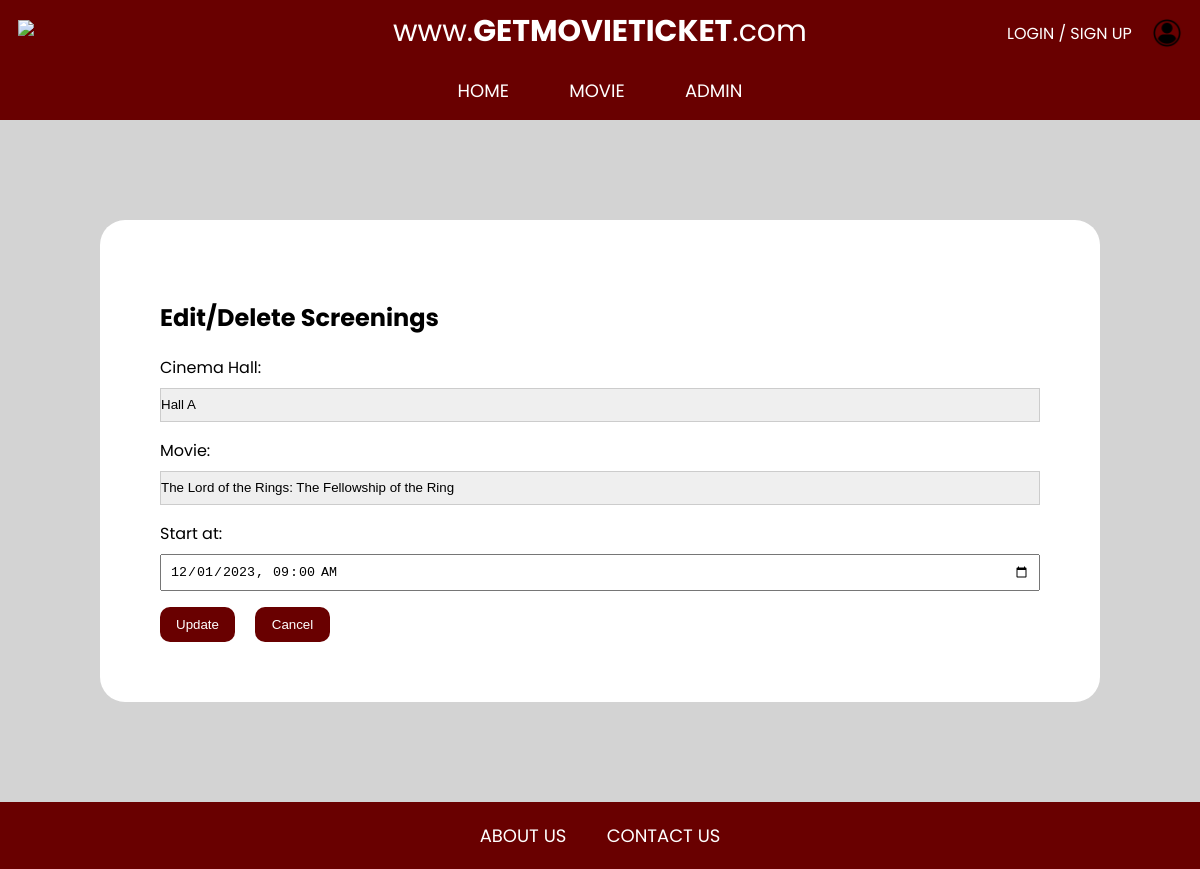
/admin/edit2.php?ShowID=1, run on the app's committed database.
### tables this page shows
CREATE TABLE `screening` (
  `ShowID` int(11) NOT NULL,
  `Date` date NOT NULL,
  `StartTime` time NOT NULL,
  `EndTime` time NOT NULL,
  `CinemaHallID` int(11) NOT NULL,
  `MovieID` int(11) NOT NULL
);

CREATE TABLE `cinema_hall` (
  `CinemaHallID` int(11) NOT NULL,
  `Name` varchar(50) NOT NULL,
  `TotalSeats` int(11) NOT NULL,
  `CinemaID` int(11) NOT NULL
);

CREATE TABLE `movie` (
  `MovieID` int(11) NOT NULL,
  `Title` varchar(256) NOT NULL,
  `Description` varchar(512) NOT NULL,
  `Language` varchar(64) NOT NULL,
  `ReleaseDate` date NOT NULL,
  `Country` varchar(64) NOT NULL,
  `Genre` varchar(20) NOT NULL,
  `Img_url` varchar(255) DEFAULT NULL,
  `Duration` int(11) NOT NULL DEFAULT '0'
);

### admin/edit2.php (the view, shortened to what this page needs)
<?php require_once('../connect.php'); ?>
<!DOCTYPE html>
<html>
<head>
	<link rel='stylesheet' href='style.css'>
</head>
<body>
	<?php include 'header.php'; ?>
    <div class='main-content'>
		<div class='main-content-center'>
			<div class='box'>
				<section class="screenings">
                    <h2>Edit/Delete Screenings</h2>
                    <form action="redirect.php" method="post">
                    <?php
                        $ShowID = $_GET['ShowID'];
                        $q="SELECT * FROM SCREENING
                        INNER JOIN cinema_hall ON cinema_hall.CinemaHallID = screening.CinemaHallID
                        INNER JOIN movie ON movie.MovieID = screening.MovieID
                        WHERE ShowID = '$ShowID'";
                        $result=$mysqli->query($q);
                        while ($row = $result->fetch_array()) {
                            $cinemaName=$row['Name'];
                            $cinemaID=$row['CinemaHallID'];
                            $movieName=$row['Title'];
                            $movieID=$row['MovieID'];
                            $screeeningStart=$row['Date'].'T'.$row['StartTime'];
                            echo "<label for='cinemaHall'>Cinema Hall:</label>";
						    echo "<select id='cinemaHall' name='cinemaHall'>";
							echo "<option value=" .'"'. $cinemaID .'"'. " selected hidden>" . $cinemaName . "</option>";
                            $q='select CinemaHallID, Name from cinema_hall;';
                            if($result=$mysqli->query($q)){
                                while($row=$result->fetch_array()){
                                    echo '<option value="'.$row[0].'">'.$row[1].'</option>';
                                }
                            } else {
                                echo 'Query error: '.$mysqli->error;
                            }
						    echo "</select>";
						    echo "<label for='movie'>Movie:</label>";
                            echo "<select id='movie' name='movie'>";
							echo "<option value=".'"'. $movieID .'"'." selected hidden>" . $movieName . "</option>";
                            $q='select MovieID , Title from movie;';
                            if($result=$mysqli->query($q)){
                                while($row=$result->fetch_array()){
                                    echo '<option value="'.$row[0].'">'.$row[1].'</option>';
                                }
                            } else {
                                echo 'Query error: '.$mysqli->error;
                            }
						    echo "</select>";
						    echo "<label for='screeningTime'>Start at:</label>";
						    echo "<input type='datetime-local' id='screeningTime' name='screeningTime' value=" . $screeeningStart . " required>";
                            echo "<button type='submit' name='screening-edit-sub' value='Submit'>Update</button>";
                            echo "<button><a href='admin.php'>Cancel</a></button>";
                        }
                    ?>
					</form>
				</section>
            </div>
        </div>
    </div>
    <footer>
		<div class='footer-container'>
			<a class='foot-text' href='/CSS326_Project/about.php'>about us</a>
			<a class='foot-text' href='/CSS326_Project/contact.php'>contact us</a>
		</div>
	</footer>
</body>
</html>

### admin/style.css (style rules this page uses)
html, body { background-color: lightgray; font-family: 'Poppins', sans-serif; margin: 0; padding: 0; }
a { text-decoration: none; }
footer { background-color: #690000; position: relative; text-align: center; padding: 20px; }
button { color: white; background-color: #690000; width: 75px; display: inline-block; border-radius: 10px; border: none; cursor: pointer; padding: 10px 0px; margin-right: 20px; }
button a { color: white; }
.foot-text { color: white; text-transform: uppercase; vertical-align: middle; font-size: 18px; padding: 18px; }
.main-content { margin: 100px; }
.main-content-center { max-width: 1200px; margin-left: auto; margin-right: auto; }
.box { background-color: white; border-radius: 25px; padding: 60px; margin: 60px 0px; }
.screenings select { display: block; box-sizing: border-box; appearance: none; width: 100%; height: 34px; border: 1px solid #ccc; margin-bottom: 16px; }
.screenings input { width: 100%; box-sizing: border-box; padding: 8px; margin-bottom: 16px; }
.screenings label { display: block; margin-bottom: 8px; }

### data on the page
screening: cinemaHall "Hall A", movie "The Lord of the Rings: The Fellowship of the Ring", screeningTime "12/01/2023 09:00"
